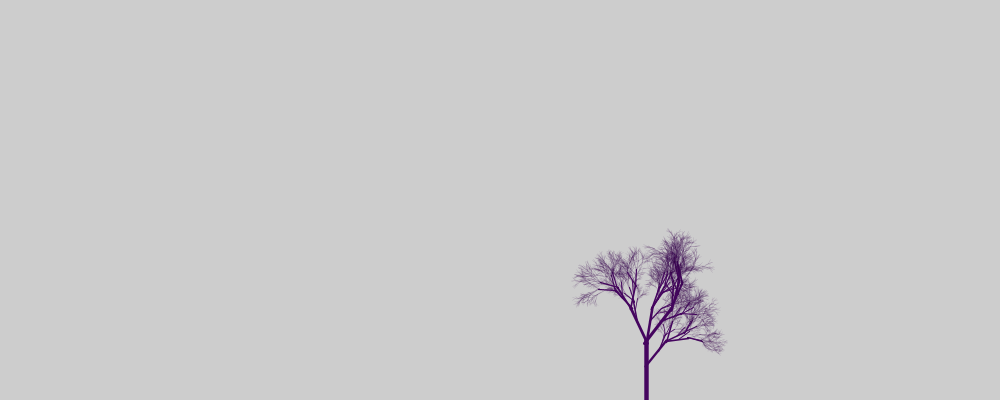
Frame 1 (no input)
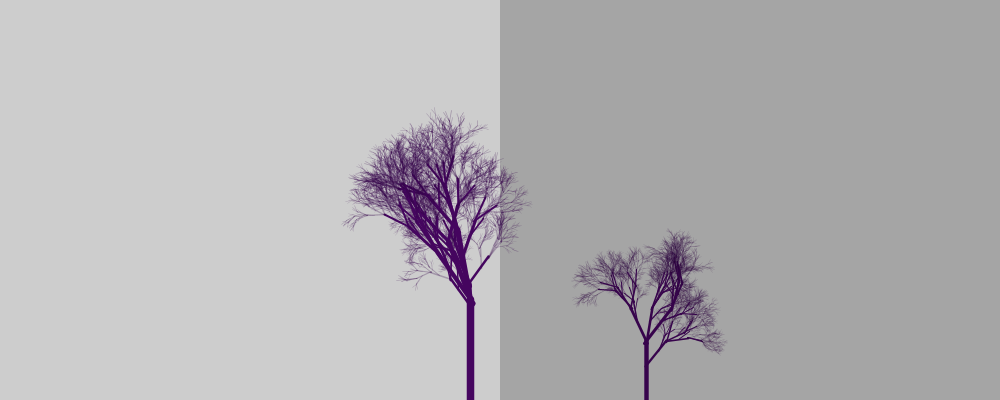
Frame 2 (the mouse pressed at the canvas centre, redrawn once)

The Processing sketch that drew these frames (run headless with seeded random() and noise(); the mouse was pressed at the canvas centre and the sketch redrawn once):

// Processing sketch: processing_29704
// ── processing_29704.pde

void setup() {
size(1000,400);
 background(255);
  smooth();
  noLoop();
}

void draw() {
  noStroke();  
  fill(0,50);
  rect(mouseX,0,width,height);
  strokeWeight(10);
  translate(random(width), height);
  scale(random(0.25,1));
  branch(0);
}

void branch(int depth) {
 if (depth<8) {
  if (depth<4)
   {
     stroke(#45055F);
  }
  else if (depth<10){
    stroke(#340348,70);
   }
   else {
    stroke(#290239,50);
   }

   line (0,10,0,-height/3);
    pushMatrix();
  {

   translate(0,-height/5);
  rotate(random(-PI/4,PI/4));
 scale(random(0.5,0.6));
  branch(depth+int(random(1,2)));
    }
   popMatrix();
   pushMatrix();
     {
       translate(0,-height/3);
      rotate(random(-PI/4,PI/4));
   scale(random(0.6,0.75));
    branch(depth+int(random(1,1)));
   }
    popMatrix();
   pushMatrix();

     {
   translate(0,-height/3);
    rotate(random(-PI/4,PI/4));
   scale(random(0.6,0.7));
   branch(depth+int(random(1,1)));
  }
   popMatrix();
   pushMatrix();
  {
     translate(0,-height/3);
   rotate(random(-PI/4,PI/4));
    scale(random(0.55,0.65));
   branch(depth+int(random(1,3)));
  }
  popMatrix();
  }
}


void mouseClicked()
{
  redraw();
}
